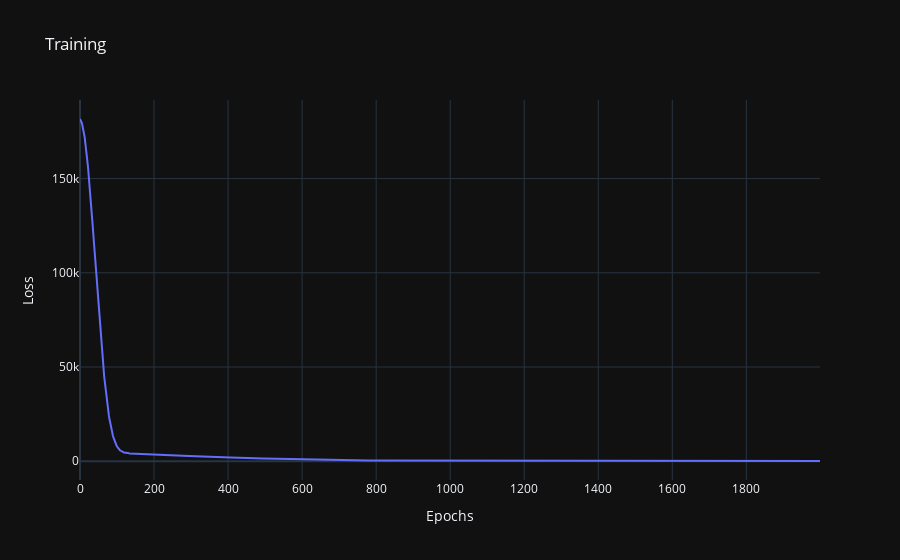

The code cell stored with this chart in its notebook:
### Code cell
def train(X, y, num_epochs):
    losses = []
    for epoch in range(num_epochs):
        epoch_losses = []
        for x, y_val in zip(X, y):
            optimizer.zero_grad()
            outputs = model(x)
            loss = mse(outputs, y_val)
            epoch_losses.append(loss.item())
            loss.backward()
            optimizer.step()
        losses.append(np.mean(epoch_losses))
        rand_perm = torch.randperm(X.shape[0])
        X = X[rand_perm]
        y = y[rand_perm]
    return losses


epochs = 2000
losses = train(X, y, epochs)
print(f"Loss = {losses[-1]}:.5f")

fig = go.Figure()
fig.add_trace(go.Scatter(x=np.arange(epochs), y=np.array(losses), mode='lines'))
fig.update_layout(
    xaxis_title='Epochs',
    yaxis_title='Loss',
    title='Training'
)
fig.show()

### Figure 1 — Plotly figure (JSON) as saved in the notebook; plotly's stock layout.template omitted (floating-point values rounded to 4 significant figures; data arrays with more than 128 entries replaced by an {"elided": "..."} marker saying what was removed)
{"data": [{"mode": "lines", "x": {"elided": "2000 int values"}, "y": {"elided": "2000 float values"}, "type": "scatter"}], "layout": {"xaxis": {"title": {"text": "Epochs"}}, "yaxis": {"title": {"text": "Loss"}}, "title": {"text": "Training"}}}
